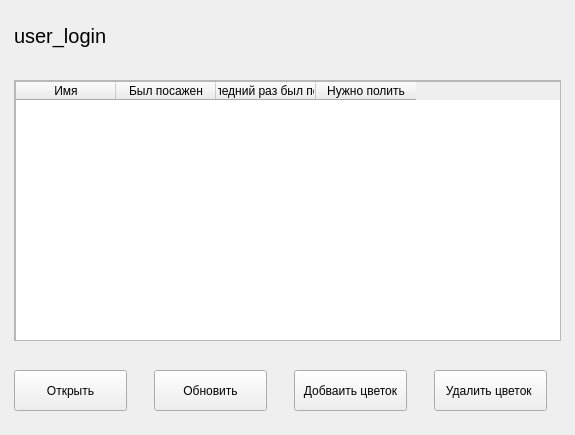
<?xml version="1.0" encoding="UTF-8"?>
<ui version="4.0">
 <class>Form</class>
 <widget class="QWidget" name="Form">
  <property name="windowModality">
   <enum>Qt::NonModal</enum>
  </property>
  <property name="geometry">
   <rect>
    <x>0</x>
    <y>0</y>
    <width>575</width>
    <height>435</height>
   </rect>
  </property>
  <property name="sizePolicy">
   <sizepolicy hsizetype="Fixed" vsizetype="Fixed">
    <horstretch>0</horstretch>
    <verstretch>0</verstretch>
   </sizepolicy>
  </property>
  <property name="minimumSize">
   <size>
    <width>575</width>
    <height>435</height>
   </size>
  </property>
  <property name="maximumSize">
   <size>
    <width>575</width>
    <height>435</height>
   </size>
  </property>
  <property name="sizeIncrement">
   <size>
    <width>900</width>
    <height>600</height>
   </size>
  </property>
  <property name="windowTitle">
   <string>Form</string>
  </property>
  <widget class="QPushButton" name="add_flower_btn">
   <property name="geometry">
    <rect>
     <x>294</x>
     <y>370</y>
     <width>113</width>
     <height>41</height>
    </rect>
   </property>
   <property name="sizePolicy">
    <sizepolicy hsizetype="Fixed" vsizetype="Fixed">
     <horstretch>0</horstretch>
     <verstretch>0</verstretch>
    </sizepolicy>
   </property>
   <property name="text">
    <string>Добваить цветок</string>
   </property>
  </widget>
  <widget class="QScrollArea" name="scrollArea">
   <property name="geometry">
    <rect>
     <x>14</x>
     <y>80</y>
     <width>547</width>
     <height>261</height>
    </rect>
   </property>
   <property name="widgetResizable">
    <bool>true</bool>
   </property>
   <widget class="QWidget" name="scrollAreaWidgetContents">
    <property name="geometry">
     <rect>
      <x>0</x>
      <y>0</y>
      <width>545</width>
      <height>259</height>
     </rect>
    </property>
    <widget class="QTableWidget" name="flower_table">
     <property name="geometry">
      <rect>
       <x>0</x>
       <y>0</y>
       <width>547</width>
       <height>271</height>
      </rect>
     </property>
     <property name="minimumSize">
      <size>
       <width>491</width>
       <height>0</height>
      </size>
     </property>
     <property name="toolTip">
      <string comment="Вы вошли под этим логином" extracomment="Вы вошли под этим логином"/>
     </property>
     <property name="autoScroll">
      <bool>false</bool>
     </property>
     <property name="editTriggers">
      <set>QAbstractItemView::NoEditTriggers</set>
     </property>
     <property name="tabKeyNavigation">
      <bool>false</bool>
     </property>
     <property name="showDropIndicator" stdset="0">
      <bool>false</bool>
     </property>
     <property name="dragEnabled">
      <bool>false</bool>
     </property>
     <property name="dragDropOverwriteMode">
      <bool>false</bool>
     </property>
     <property name="alternatingRowColors">
      <bool>false</bool>
     </property>
     <property name="selectionMode">
      <enum>QAbstractItemView::SingleSelection</enum>
     </property>
     <property name="selectionBehavior">
      <enum>QAbstractItemView::SelectRows</enum>
     </property>
     <property name="gridStyle">
      <enum>Qt::SolidLine</enum>
     </property>
     <attribute name="horizontalHeaderVisible">
      <bool>true</bool>
     </attribute>
     <attribute name="horizontalHeaderMinimumSectionSize">
      <number>100</number>
     </attribute>
     <attribute name="verticalHeaderDefaultSectionSize">
      <number>30</number>
     </attribute>
     <column>
      <property name="text">
       <string>Имя</string>
      </property>
     </column>
     <column>
      <property name="text">
       <string>Был посажен</string>
      </property>
     </column>
     <column>
      <property name="text">
       <string>Последний раз был полит</string>
      </property>
     </column>
     <column>
      <property name="text">
       <string>Нужно полить</string>
      </property>
     </column>
    </widget>
   </widget>
  </widget>
  <widget class="QPushButton" name="delete_flower_btn">
   <property name="geometry">
    <rect>
     <x>434</x>
     <y>370</y>
     <width>113</width>
     <height>41</height>
    </rect>
   </property>
   <property name="sizePolicy">
    <sizepolicy hsizetype="Fixed" vsizetype="Fixed">
     <horstretch>0</horstretch>
     <verstretch>0</verstretch>
    </sizepolicy>
   </property>
   <property name="text">
    <string>Удалить цветок </string>
   </property>
  </widget>
  <widget class="QPushButton" name="open_flower_btn">
   <property name="geometry">
    <rect>
     <x>14</x>
     <y>370</y>
     <width>113</width>
     <height>41</height>
    </rect>
   </property>
   <property name="sizePolicy">
    <sizepolicy hsizetype="Fixed" vsizetype="Fixed">
     <horstretch>0</horstretch>
     <verstretch>0</verstretch>
    </sizepolicy>
   </property>
   <property name="text">
    <string>Открыть</string>
   </property>
  </widget>
  <widget class="QLabel" name="login_lbl">
   <property name="geometry">
    <rect>
     <x>14</x>
     <y>10</y>
     <width>491</width>
     <height>51</height>
    </rect>
   </property>
   <property name="font">
    <font>
     <pointsize>15</pointsize>
    </font>
   </property>
   <property name="text">
    <string>user_login</string>
   </property>
  </widget>
  <widget class="QPushButton" name="reload_btn">
   <property name="geometry">
    <rect>
     <x>154</x>
     <y>370</y>
     <width>113</width>
     <height>41</height>
    </rect>
   </property>
   <property name="text">
    <string>Обновить</string>
   </property>
  </widget>
 </widget>
 <resources/>
 <connections/>
</ui>
